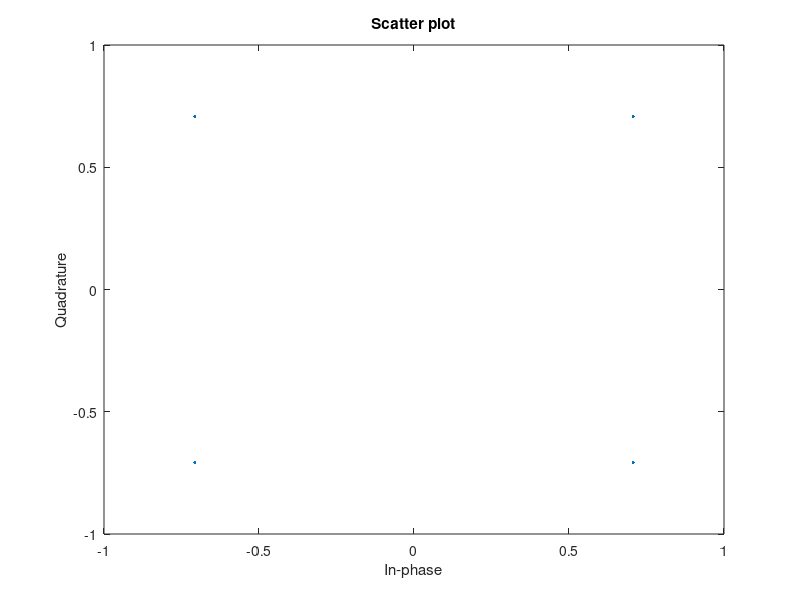
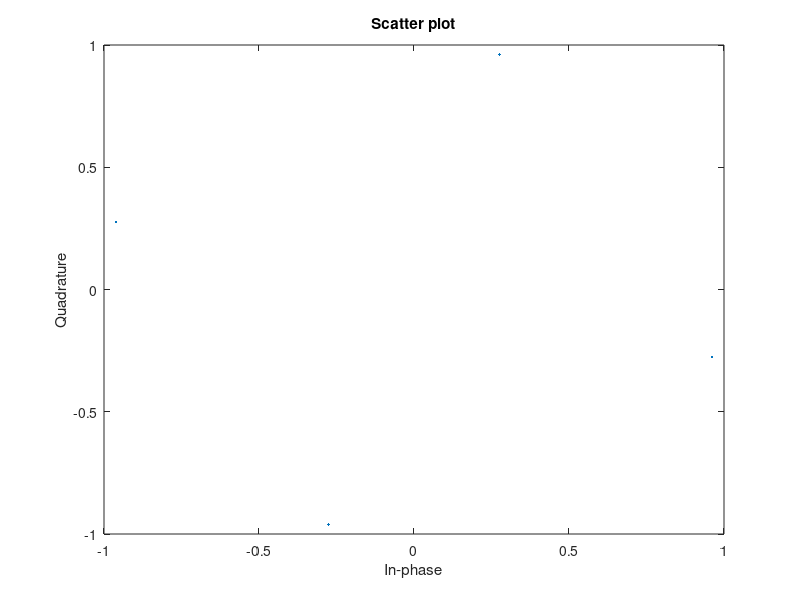
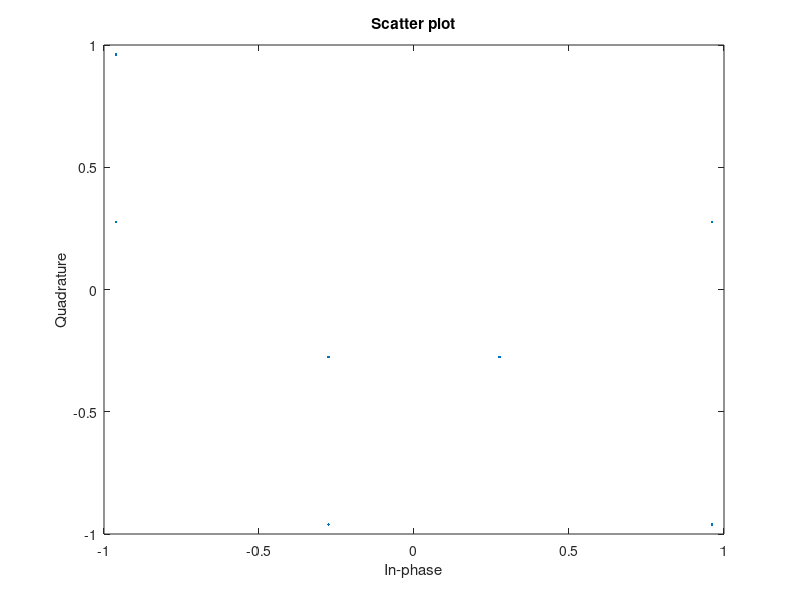
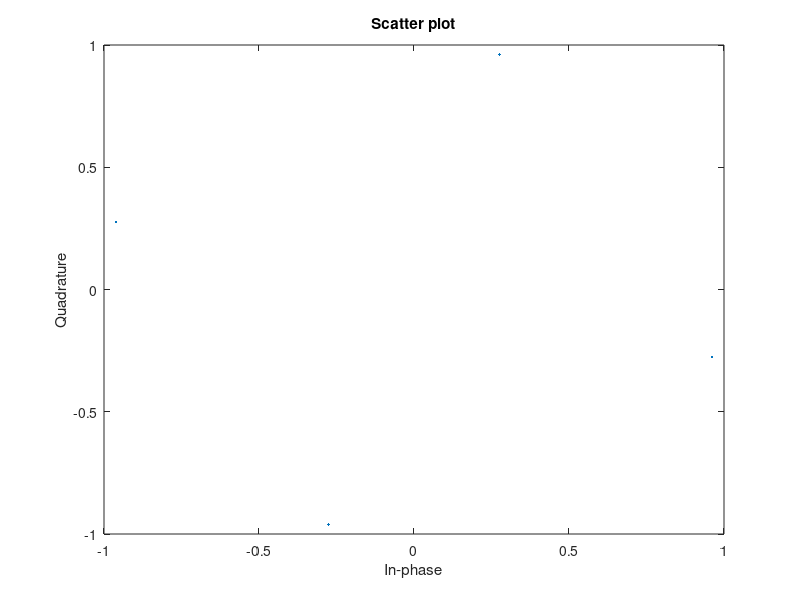

The MATLAB source for these figures, in order:
clear all;
clc;
close all;
M=4; % number of symbol for modulation QPSK
init_phase= pi/4;


a=[0 1 1 3 2 2 3];

b= pskmod(a,M,init_phase);



% rotation de constellation
%QPSK ROTATION ANGLE =29.0
angle=0.506;
c=b*exp(1i*angle);
scatterplot(b);
scatterplot(c);

%decalage cyclique


y=length(c);

xx=imag(c(y));
%
for k=2:y
     d(y-k+2)=real(c(y-k+2))+ 1i*imag(c(y-k+1)); 
    %d(y-k+2)=real(c(y-k+2)) +1i*imag(c(y-k)+1);
end
d(1)= real (c(1))+1i*xx;
scatterplot(d);




%Suppresion decalage cyclique
tt= imag (d(1));
for k=1: (length(d)-1)
    e(k)= real(d(k))+ 1i*imag (d(k+1));
    
end
e(y)=real(d(y))+1i*tt;
scatterplot (e);


%suppression de rotation de constellation

f= c*exp(-1i*angle);
scatterplot(f);
 


%16QAM angle=16.8
%64QAM angle= 8.6


